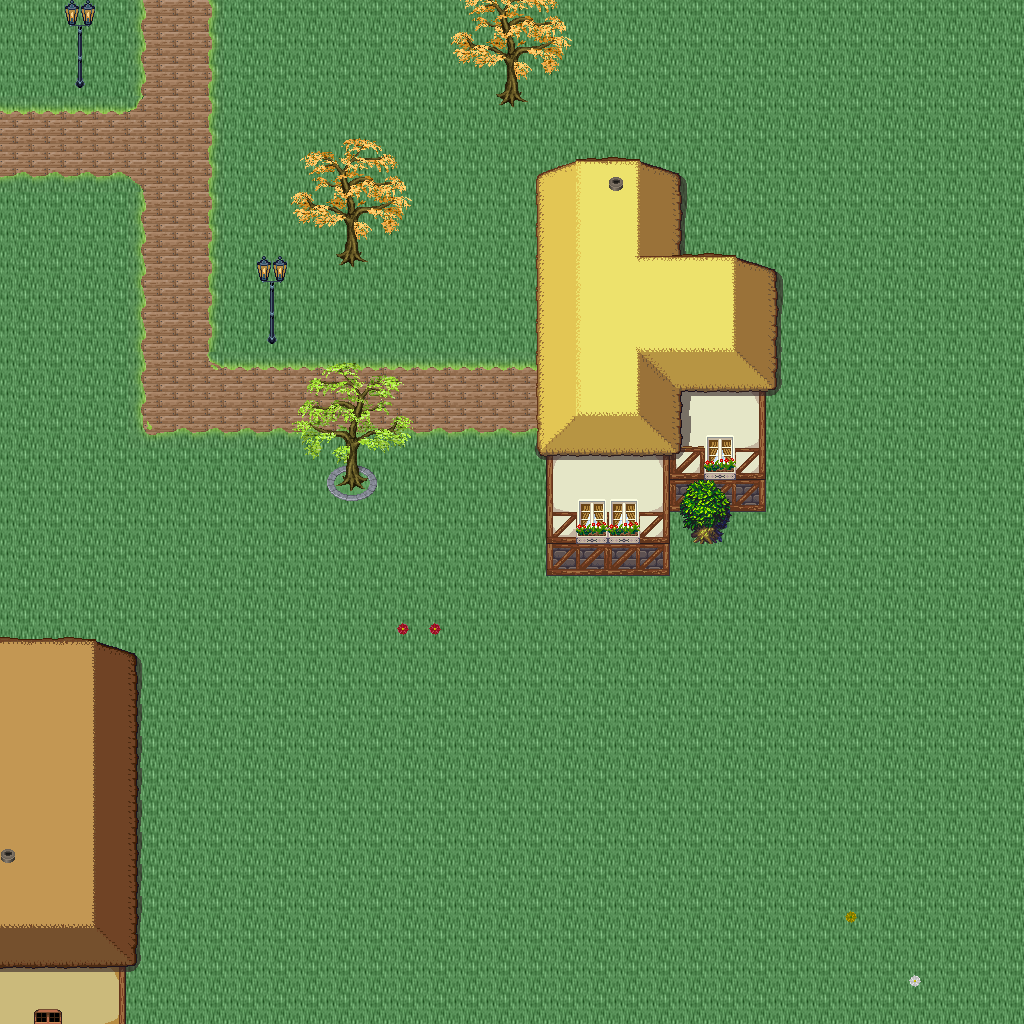

Below is a game level as drawn by its tile map, then a one-line description and the .tmx that defines it (tile-layer data replaced by summaries):
An orthogonal 32x32 tile map with 32x32 px tiles, 5 tile layers (Ground, Objects, Objects2, Above, ...), 1 hidden layer not drawn, 55 tilesets.

<map version="1.10" tiledversion="1.11.0" orientation="orthogonal" renderorder="right-down" width="32" height="32" tilewidth="32" tileheight="32" infinite="0" nextlayerid="11" nextobjectid="1">
 <tileset firstgid="1" name="logic_collision" tilewidth="32" tileheight="32" tilecount="1" columns="1">
  <image source="../drawable/logic_collision.png" width="32" height="32" />
 </tileset>
 <tileset firstgid="2" name="ground_ground" tilewidth="32" tileheight="32" tilecount="33" columns="3">
  <image source="../drawable/ground_ground.png" width="96" height="352" />
 </tileset>
 <tileset firstgid="35" name="building_castle" tilewidth="32" tileheight="32" tilecount="320" columns="20">
  <image source="../drawable/building_castle.png" width="640" height="512" />
 </tileset>
 <tileset firstgid="355" name="item_weapon_cannon" tilewidth="32" tileheight="32" tilecount="12" columns="3">
  <image source="../drawable/item_weapon_cannon.png" width="96" height="128" />
 </tileset>
 <tileset firstgid="367" name="item_pot_barrels_1" tilewidth="32" tileheight="32" tilecount="8" columns="4">
  <image source="../drawable/item_pot_barrels_1.png" width="128" height="64" />
 </tileset>
 <tileset firstgid="375" name="building_door_door" tilewidth="32" tileheight="32" tilecount="6" columns="3">
  <image source="../drawable/building_door_door.png" width="96" height="64" />
 </tileset>
 <tileset firstgid="381" name="building_door_closed" tilewidth="32" tileheight="32" tilecount="1" columns="1">
  <image source="../drawable/building_door_closed.png" width="32" height="32" />
 </tileset>
 <tileset firstgid="382" name="building_window_window_centered" tilewidth="32" tileheight="32" tilecount="1" columns="1">
  <image source="../drawable/building_window_window_centered.png" width="32" height="32" />
 </tileset>
 <tileset firstgid="383" name="building_decoration_chimney_big" tilewidth="32" tileheight="32" tilecount="2" columns="1">
  <image source="../drawable/building_decoration_chimney_big.png" width="32" height="64" />
 </tileset>
 <tileset firstgid="385" name="ground_grass_edges" tilewidth="32" tileheight="32" tilecount="36" columns="12">
  <image source="../drawable/ground_grass_edges.png" width="384" height="96" />
 </tileset>
 <tileset firstgid="421" name="ground_grass_corners" tilewidth="32" tileheight="32" tilecount="24" columns="6">
  <image source="../drawable/ground_grass_corners.png" width="192" height="128" />
 </tileset>
 <tileset firstgid="445" name="plant_tree_fall_trees" tilewidth="32" tileheight="32" tilecount="40" columns="8">
  <image source="../drawable/plant_tree_fall_trees.png" width="256" height="160" />
 </tileset>
 <tileset firstgid="485" name="plant_tree_locust_tree" tilewidth="32" tileheight="32" tilecount="20" columns="4">
  <image source="../drawable/plant_tree_locust_tree.png" width="128" height="160" />
 </tileset>
 <tileset firstgid="505" name="furniture_chair_bench_white" tilewidth="32" tileheight="32" tilecount="8" columns="2">
  <image source="../drawable/furniture_chair_bench_white.png" width="64" height="128" />
 </tileset>
 <tileset firstgid="513" name="plant_flower_daisy_blue" tilewidth="32" tileheight="32" tilecount="8" columns="2">
  <image source="../drawable/plant_flower_daisy_blue.png" width="64" height="128" />
 </tileset>
 <tileset firstgid="521" name="plant_flower_daisy_red" tilewidth="32" tileheight="32" tilecount="8" columns="2">
  <image source="../drawable/plant_flower_daisy_red.png" width="64" height="128" />
 </tileset>
 <tileset firstgid="529" name="plant_flower_daisy_white" tilewidth="32" tileheight="32" tilecount="8" columns="2">
  <image source="../drawable/plant_flower_daisy_white.png" width="64" height="128" />
 </tileset>
 <tileset firstgid="537" name="plant_flower_daisy_yellow" tilewidth="32" tileheight="32" tilecount="8" columns="2">
  <image source="../drawable/plant_flower_daisy_yellow.png" width="64" height="128" />
 </tileset>
 <tileset firstgid="545" name="plant_flower_flower_bed_1" tilewidth="32" tileheight="32" tilecount="35" columns="7">
  <image source="../drawable/plant_flower_flower_bed_1.png" width="224" height="160" />
 </tileset>
 <tileset firstgid="580" name="plant_flower_planted_containers" tilewidth="32" tileheight="32" tilecount="16" columns="4">
  <image source="../drawable/plant_flower_planted_containers.png" width="128" height="128" />
 </tileset>
 <tileset firstgid="596" name="item_pot_pot_grey" tilewidth="32" tileheight="32" tilecount="1" columns="1">
  <image source="../drawable/item_pot_pot_grey.png" width="32" height="32" />
 </tileset>
 <tileset firstgid="597" name="item_pot_pot_burgundy" tilewidth="32" tileheight="32" tilecount="1" columns="1">
  <image source="../drawable/item_pot_pot_burgundy.png" width="32" height="32" />
 </tileset>
 <tileset firstgid="598" name="building_decoration_chimney" tilewidth="32" tileheight="32" tilecount="2" columns="1">
  <image source="../drawable/building_decoration_chimney.png" width="32" height="64" />
 </tileset>
 <tileset firstgid="600" name="furniture_light_lamp_blue" tilewidth="32" tileheight="32" tilecount="3" columns="1">
  <image source="../drawable/furniture_light_lamp_blue.png" width="32" height="96" />
 </tileset>
 <tileset firstgid="603" name="light_dim_light_7x5" tilewidth="32" tileheight="32" tilecount="35" columns="7">
  <image source="../drawable/light_dim_light_7x5.png" width="224" height="160" />
 </tileset>
 <tileset firstgid="638" name="logic_protection" tilewidth="32" tileheight="32" tilecount="2" columns="2">
  <image source="../drawable/logic_protection.png" width="64" height="32" />
 </tileset>
 <tileset firstgid="640" name="furniture_table_bazaar_table_1" tilewidth="32" tileheight="32" tilecount="4" columns="2">
  <image source="../drawable/furniture_table_bazaar_table_1.png" width="64" height="64" />
 </tileset>
 <tileset firstgid="644" name="furniture_table_bazaar_table_2" tilewidth="32" tileheight="32" tilecount="6" columns="2">
  <image source="../drawable/furniture_table_bazaar_table_2.png" width="64" height="96" />
 </tileset>
 <tileset firstgid="650" name="furniture_table_bazaar_table_3" tilewidth="32" tileheight="32" tilecount="6" columns="2">
  <image source="../drawable/furniture_table_bazaar_table_3.png" width="64" height="96" />
 </tileset>
 <tileset firstgid="656" name="furniture_table_bazaar_table_4" tilewidth="32" tileheight="32" tilecount="6" columns="2">
  <image source="../drawable/furniture_table_bazaar_table_4.png" width="64" height="96" />
 </tileset>
 <tileset firstgid="662" name="furniture_table_bazaar_table_5" tilewidth="32" tileheight="32" tilecount="6" columns="2">
  <image source="../drawable/furniture_table_bazaar_table_5.png" width="64" height="96" />
 </tileset>
 <tileset firstgid="668" name="furniture_table_flowers_on_bench2" tilewidth="32" tileheight="32" tilecount="6" columns="3">
  <image source="../drawable/furniture_table_flowers_on_bench2.png" width="96" height="64" />
 </tileset>
 <tileset firstgid="674" name="furniture_table_flowers_on_benches" tilewidth="32" tileheight="32" tilecount="10" columns="2">
  <image source="../drawable/furniture_table_flowers_on_benches.png" width="64" height="160" />
 </tileset>
 <tileset firstgid="684" name="furniture_table_vendors_table" tilewidth="32" tileheight="32" tilecount="35" columns="7">
  <image source="../drawable/furniture_table_vendors_table.png" width="224" height="160" />
 </tileset>
 <tileset firstgid="719" name="item_drink_bottles_and_cups" tilewidth="32" tileheight="32" tilecount="16" columns="4">
  <image source="../drawable/item_drink_bottles_and_cups.png" width="128" height="128" />
 </tileset>
 <tileset firstgid="735" name="item_drink_beers_and_flasks" tilewidth="32" tileheight="32" tilecount="12" columns="4">
  <image source="../drawable/item_drink_beers_and_flasks.png" width="128" height="96" />
 </tileset>
 <tileset firstgid="747" name="item_drink_casks" tilewidth="32" tileheight="32" tilecount="4" columns="2">
  <image source="../drawable/item_drink_casks.png" width="64" height="64" />
 </tileset>
 <tileset firstgid="751" name="item_food_meals_1" tilewidth="32" tileheight="32" tilecount="2" columns="2">
  <image source="../drawable/item_food_meals_1.png" width="64" height="32" />
 </tileset>
 <tileset firstgid="753" name="item_food_rustic_meals" tilewidth="32" tileheight="32" tilecount="2" columns="2">
  <image source="../drawable/item_food_rustic_meals.png" width="64" height="32" />
 </tileset>
 <tileset firstgid="755" name="item_household_food_preparation_2" tilewidth="32" tileheight="32" tilecount="4" columns="2">
  <image source="../drawable/item_household_food_preparation_2.png" width="64" height="64" />
 </tileset>
 <tileset firstgid="759" name="item_pot_barrels_2" tilewidth="32" tileheight="32" tilecount="8" columns="4">
  <image source="../drawable/item_pot_barrels_2.png" width="128" height="64" />
 </tileset>
 <tileset firstgid="767" name="item_pot_barrels_1" tilewidth="32" tileheight="32" tilecount="8" columns="4">
  <image source="../drawable/item_pot_barrels_1.png" width="128" height="64" />
 </tileset>
 <tileset firstgid="775" name="item_drink_olive_oil_vinegar" tilewidth="32" tileheight="32" tilecount="4" columns="2">
  <image source="../drawable/item_drink_olive_oil_vinegar.png" width="64" height="64" />
 </tileset>
 <tileset firstgid="779" name="ground_ground_3" tilewidth="32" tileheight="32" tilecount="5" columns="5">
  <image source="../drawable/ground_ground_3.png" width="160" height="32" />
 </tileset>
 <tileset firstgid="784" name="building_decoration_banner" tilewidth="32" tileheight="32" tilecount="12" columns="1">
  <image source="../drawable/building_decoration_banner.png" width="32" height="384" />
 </tileset>
 <tileset firstgid="796" name="building_cottage" tilewidth="32" tileheight="32" tilecount="256" columns="16">
  <image source="../drawable/building_cottage.png" width="512" height="512" />
 </tileset>
 <tileset firstgid="1052" name="building_roof_thatched_roof" tilewidth="32" tileheight="32" tilecount="256" columns="16">
  <image source="../drawable/building_roof_thatched_roof.png" width="512" height="512" />
 </tileset>
 <tileset firstgid="1308" name="building_door_doors" tilewidth="32" tileheight="32" tilecount="256" columns="16">
  <image source="../drawable/building_door_doors.png" width="512" height="512" />
 </tileset>
 <tileset firstgid="1564" name="building_window_windows" tilewidth="32" tileheight="32" tilecount="256" columns="16">
  <image source="../drawable/building_window_windows.png" width="512" height="512" />
 </tileset>
 <tileset firstgid="1820" name="logic_portal" tilewidth="32" tileheight="32" tilecount="24" columns="8">
  <image source="../drawable/logic_portal.png" width="256" height="96" />
 </tileset>
 <tileset firstgid="1844" name="plant_bush_leafy" tilewidth="32" tileheight="32" tilecount="48" columns="8">
  <image source="../drawable/plant_bush_leafy.png" width="256" height="192" />
 </tileset>
 <tileset firstgid="1892" name="plant_bushes_and_trees" tilewidth="32" tileheight="32" tilecount="144" columns="16">
  <image source="../drawable/plant_bushes_and_trees.png" width="512" height="289" />
 </tileset>
 <tileset firstgid="2036" name="plant_bush_berried" tilewidth="32" tileheight="32" tilecount="60" columns="5">
  <image source="../drawable/plant_bush_berried.png" width="160" height="384" />
 </tileset>
 <tileset firstgid="2096" name="plant_bush_fern" tilewidth="32" tileheight="32" tilecount="32" columns="8">
  <image source="../drawable/plant_bush_fern.png" width="256" height="128" />
 </tileset>
 <tileset firstgid="2128" name="plant_bush_bush_pinks" tilewidth="32" tileheight="32" tilecount="4" columns="2">
  <image source="../drawable/plant_bush_bush_pinks.png" width="64" height="64" />
 </tileset>
 <layer id="1" name="Ground" width="32" height="32">
  <data>[1024 cells, 1024 non-empty, 4 distinct tile ids]</data>
 </layer>
 <layer id="2" name="Objects" width="32" height="32">
  <data>[1024 cells, 105 non-empty, 34 distinct tile ids]</data>
 </layer>
 <layer id="3" name="Objects2" width="32" height="32">
  <data>[1024 cells, 7 non-empty, 3 distinct tile ids]</data>
 </layer>
 <layer id="4" name="Above" width="32" height="32">
  <data>[1024 cells, 185 non-empty, 84 distinct tile ids]</data>
 </layer>
 <layer id="5" name="Above2" width="32" height="32">
  <data>[1024 cells, 4 non-empty, 3 distinct tile ids]</data>
 </layer>
 <layer id="6" name="Walkable" width="32" height="32" visible="0">
  <data>[1024 cells, 117 non-empty, 1 distinct tile ids]</data>
 </layer>
 <objectgroup id="7" name="Mapevents" />
 <objectgroup id="8" name="Spawn" />
 <objectgroup id="9" name="Keys" />
 <objectgroup id="10" name="Replace" />
</map>
